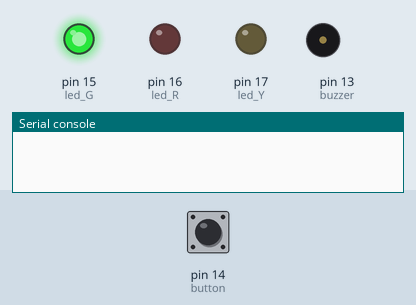
Bench run of a program on a simulated MicroPython board. Parts: output pins drawn as LEDs (lit = HIGH), buzzer (waves = sounding, pin HIGH), the last lines printed to the serial console. The inputs (shaded band) are chosen by the test bench; at power-on: pin 14 (button) LOW.

Above: at 1.2 s.
1.3 s: pin 14 (button) pulled HIGH for 0.15 s
At 2.1 s:
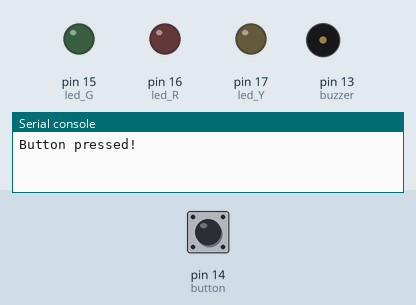
At 6.5 s:
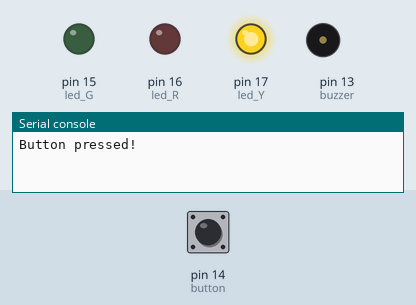
Timing chart, 0 to 18.6 s (numbered marks = the images above; inputs shaded):
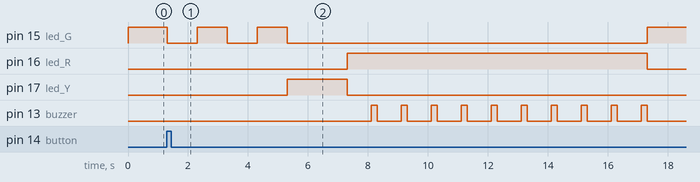

Measured:
- after the input at 1.3 s, pin 15 (led_G): goes LOW 1.0 s, HIGH 1.0 s, LOW 1.0 s, HIGH 1.0 s, LOW 12.0 s, then HIGH, starting at once; pin 16 (led_R): LOW → HIGH after 6.0 s, → LOW 10.0 s later; pin 17 (led_Y): LOW → HIGH after 4.0 s, → LOW 2.0 s later; pin 13 (buzzer): alternates HIGH for 0.20 s and LOW for 0.80 s, starting after 6.8 s

The program:

Traffic_light.py
```python
import machine
import utime
button = machine.Pin(14, machine.Pin.IN, machine.Pin.PULL_DOWN)
buzzer = machine.Pin(13, machine.Pin.OUT)
led_G = machine.Pin(15, machine.Pin.OUT)
led_Y = machine.Pin(17, machine.Pin.OUT)
led_R = machine.Pin(16, machine.Pin.OUT)
Tend = True
i = 0
buzzer.value(0)
led_Y.value(0)
led_R.value(0)
while Tend:
    buttonPressed = 0
    led_G.value(1)
    if button.value() == 1 :
        if i<1:
            print("Button pressed!")
            i=1
        while i != 3:
            led_G.value(0)
            utime.sleep(1)
            led_G.value(1)
            utime.sleep(1)
            i=i+1
        led_G.value(0)
        led_Y.value(1)
        utime.sleep(2)
        led_Y.value(0)
        led_R.value(1)
        i=10
        while i!=0:
            print("Wait ",i," seconds")
            utime.sleep(0.8)
            buzzer.value(1)
            utime.sleep(0.2)
            buzzer.value(0)
            i=i-1
        buttonPressed = 1
        buzzer.value(0)
        print("STOP!")
    if buttonPressed == 1:
        led_G.value(1)
        led_Y.value(0)
        led_R.value(0)
```
